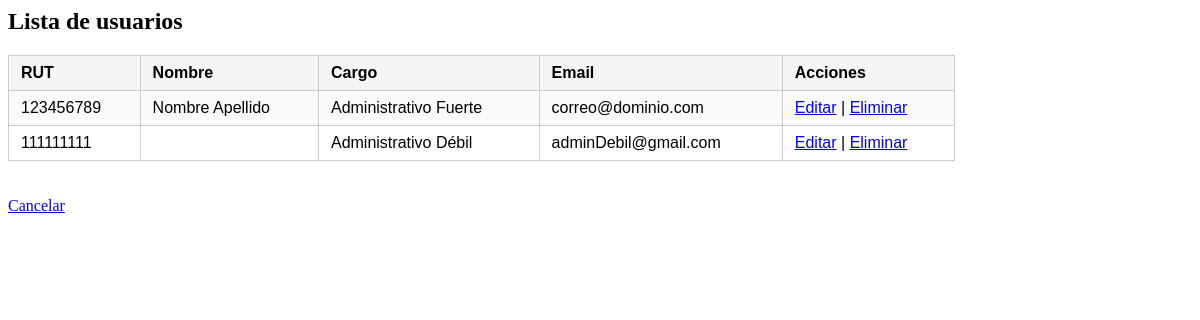
The app's page /panel/listar/ (signed in) with its own data.
### usuarios/models.py (models this page shows, shortened)
class Usuario(AbstractUser):
    rut = models.CharField(max_length=12, unique=True, primary_key=True)
    CARGOS = [
        ("GUARDIA", "Guardia"),
        ("ADMIN_DEBIL", "Administrativo Débil"),
        ("ADMIN_FUERTE", "Administrativo Fuerte"),
    ]
    cargo = models.CharField(max_length=20, choices=CARGOS)
    def es_guardia(self):
        return self.cargo == "GUARDIA"
    def es_admin_debil(self):
        return self.cargo == "ADMIN_DEBIL"

### usuarios/views.py (the view)
# urls.py: path("listar/", views.listar_usuarios, name="listar_usuarios"),
@login_required
def listar_usuarios(request):
    usuario = request.user
    if usuario.es_guardia():
        messages.error(request, "No tienes permiso para ver otros usuarios.")
        return redirect("landing_page")
    elif usuario.es_admin_debil():
        usuarios = Usuario.objects.filter(cargo="GUARDIA", is_superuser=False)
    else:  # admin fuerte
        usuarios = Usuario.objects.filter(is_superuser=False)
    return render(request, "usuarios/listar_usuarios.html", {"usuarios": usuarios})

### usuarios/templates/usuarios/listar_usuarios.html (shortened to what this page needs)
{% block content %}
<h2>Lista de usuarios</h2>
<table>
  <tr>
    <th>RUT</th>
    <th>Nombre</th>
    <th>Cargo</th>
    <th>Email</th>
    <th>Acciones</th>
  </tr>
  {% for u in usuarios %}
  <tr>
    <td>{{ u.rut }}</td>
    <td>{{ u.first_name }} {{ u.last_name }}</td>
    <td>{{ u.get_cargo_display }}</td>
    <td>{{ u.email }}</td>
    <td>
        {% if u.rut %}
        <a href="{% url 'editar_usuario' u.rut %}">Editar</a> |
        <a href="{% url 'borrar_usuario' u.rut %}">Eliminar</a>
        {% else %}
        <em>RUT no disponible</em>
        {% endif %}
    </td>
  </tr>
  {% endfor %}
</table>
{% endblock %}
<a href="{%url 'panel_home'%}">Cancelar</a>

### usuarios/templates/usuarios/listar_usuarios.html (style rules this page uses)
table { border-collapse: collapse; width: 80%; margin-top: 10px; font-family: sans-serif; }
th, td { border: 1px solid #ccc; padding: 8px 12px; text-align: left; }
th { background-color: #f5f5f5; font-weight: 600; }
tr:nth-child(even) { background-color: #fafafa; }

### records on screen
Usuario: rut "123456789", first_name "Nombre", last_name "Apellido", cargo "Administrativo Fuerte", email "correo@dominio.com", shows "Editar"
Usuario: rut "111111111", cargo "Administrativo Débil", email "adminDebil@gmail.com", shows "Editar"
